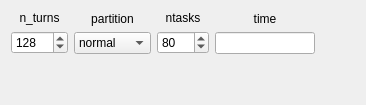
          <widget class="QWidget" name="tab_30">
           <attribute name="title">
            <string>Production</string>
           </attribute>
           <layout class="QVBoxLayout" name="verticalLayout_101">
            <item>
             <layout class="QHBoxLayout" name="horizontalLayout_51">
              <item>
               <layout class="QVBoxLayout" name="verticalLayout_136">
                <item>
                 <widget class="QLabel" name="label_151">
                  <property name="maximumSize">
                   <size>
                    <width>57</width>
                    <height>16777215</height>
                   </size>
                  </property>
                  <property name="text">
                   <string>n_turns</string>
                  </property>
                  <property name="alignment">
                   <set>Qt::AlignCenter</set>
                  </property>
                 </widget>
                </item>
                <item>
                 <widget class="QSpinBox" name="spinBox_n_turns_cmap_px_prod">
                  <property name="maximumSize">
                   <size>
                    <width>57</width>
                    <height>16777215</height>
                   </size>
                  </property>
                  <property name="minimum">
                   <number>3</number>
                  </property>
                  <property name="maximum">
                   <number>10000</number>
                  </property>
                  <property name="value">
                   <number>128</number>
                  </property>
                 </widget>
                </item>
               </layout>
              </item>
              <item>
               <layout class="QVBoxLayout" name="verticalLayout_139">
                <item>
                 <widget class="QLabel" name="label_154">
                  <property name="text">
                   <string>partition</string>
                  </property>
                  <property name="alignment">
                   <set>Qt::AlignCenter</set>
                  </property>
                 </widget>
                </item>
                <item>
                 <widget class="QComboBox" name="comboBox_partition_cmap_px_prod">
                  <item>
                   <property name="text">
                    <string>normal</string>
                   </property>
                  </item>
                  <item>
                   <property name="text">
                    <string>short</string>
                   </property>
                  </item>
                  <item>
                   <property name="text">
                    <string>debug</string>
                   </property>
                  </item>
                  <item>
                   <property name="text">
                    <string>long</string>
                   </property>
                  </item>
                  <item>
                   <property name="text">
                    <string>longlong</string>
                   </property>
                  </item>
                  <item>
                   <property name="text">
                    <string>low</string>
                   </property>
                  </item>
                  <item>
                   <property name="text">
                    <string>high</string>
                   </property>
                  </item>
                 </widget>
                </item>
               </layout>
              </item>
              <item>
               <layout class="QVBoxLayout" name="verticalLayout_140">
                <item>
                 <widget class="QLabel" name="label_155">
                  <property name="maximumSize">
                   <size>
                    <width>52</width>
                    <height>16777215</height>
                   </size>
                  </property>
                  <property name="text">
                   <string>ntasks</string>
                  </property>
                  <property name="alignment">
                   <set>Qt::AlignCenter</set>
                  </property>
                 </widget>
                </item>
                <item>
                 <widget class="QSpinBox" name="spinBox_ntasks_cmap_px_prod">
                  <property name="maximumSize">
                   <size>
                    <width>52</width>
                    <height>16777215</height>
                   </size>
                  </property>
                  <property name="specialValueText">
                   <string/>
                  </property>
                  <property name="minimum">
                   <number>2</number>
                  </property>
                  <property name="maximum">
                   <number>1000</number>
                  </property>
                  <property name="singleStep">
                   <number>2</number>
                  </property>
                  <property name="value">
                   <number>80</number>
                  </property>
                 </widget>
                </item>
               </layout>
              </item>
              <item>
               <layout class="QVBoxLayout" name="verticalLayout_141">
                <item>
                 <widget class="QLabel" name="label_time_common_12">
                  <property name="maximumSize">
                   <size>
                    <width>100</width>
                    <height>16777215</height>
                   </size>
                  </property>
                  <property name="text">
                   <string>time</string>
                  </property>
                  <property name="alignment">
                   <set>Qt::AlignCenter</set>
                  </property>
                 </widget>
                </item>
                <item>
                 <widget class="QLineEdit" name="lineEdit_time_cmap_px_prod">
                  <property name="maximumSize">
                   <size>
                    <width>100</width>
                    <height>16777215</height>
                   </size>
                  </property>
                 </widget>
                </item>
               </layout>
              </item>
              <item>
               <spacer name="horizontalSpacer_49">
                <property name="orientation">
                 <enum>Qt::Horizontal</enum>
                </property>
                <property name="sizeHint" stdset="0">
                 <size>
                  <width>40</width>
                  <height>20</height>
                 </size>
                </property>
               </spacer>
              </item>
             </layout>
            </item>
            <item>
             <spacer name="verticalSpacer_6">
              <property name="orientation">
               <enum>Qt::Vertical</enum>
              </property>
              <property name="sizeHint" stdset="0">
               <size>
                <width>20</width>
                <height>40</height>
               </size>
              </property>
             </spacer>
            </item>
           </layout>
          </widget>
